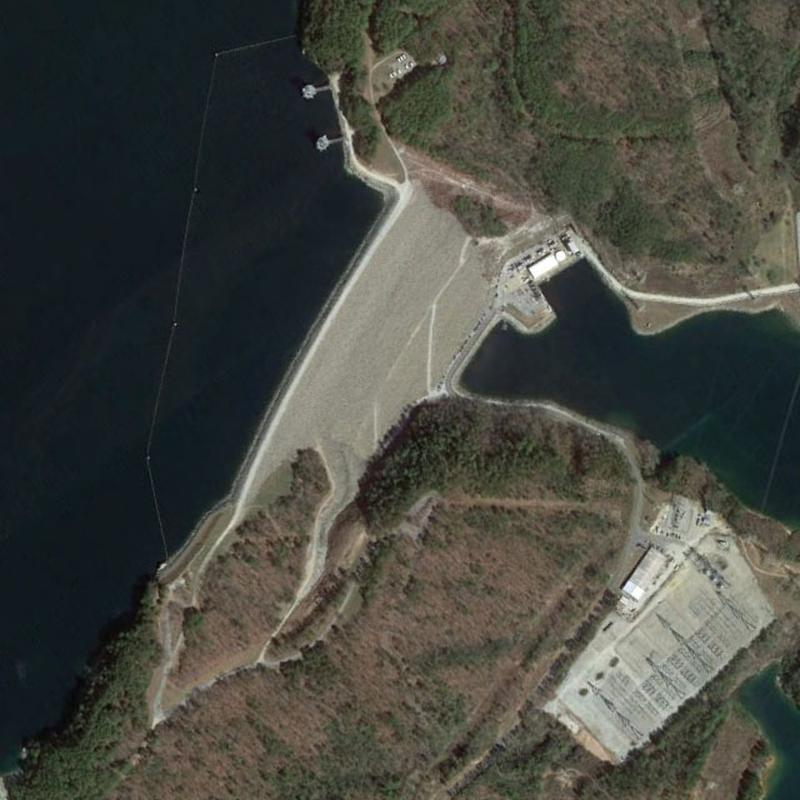
#> input picture project/sample_images/00228.jpg, 800 x 800 px
$ python -i preprocessing.py   (imports and definitions only)
#> lines starting #> are read from the running program, lines starting #| are printed output that depends on the picture
#> further down, picture is the input picture: shape (800, 800, 3); mean B, G, R 65, 72, 70.7
"""
preprocessing.py
-----------------
Image enhancement primitives used before YOLO inference:
  * CLAHE (Contrast Limited Adaptive Histogram Equalization)
  * Wiener Filter (frequency-domain denoising)

Each function takes and returns a numpy BGR (OpenCV-style) uint8 image
and never raises on malformed input -- it returns the original image
with a logged warning instead, so the Streamlit app never crashes.
"""

import cv2
import numpy as np
from scipy.signal import convolve2d


# [18 lines left out: function _wiener2, not called in this run]


def apply_clahe(image: np.ndarray, clip_limit: float = 2.0, tile_grid_size: int = 8,
                 alpha: float = 1.15, beta: int = 5) -> np.ndarray:
    """Apply CLAHE on the luminance channel of the image (LAB color space)
    to boost local contrast, followed by a slight linear contrast/brightness
    boost (alpha/beta), exactly matching the training-time `enhance_image`
    function from the Colab notebook.
    """
#> called with clip_limit = 2, tile_grid_size = 8, alpha = 1.15, beta = 5
    try:
        lab = cv2.cvtColor(image, cv2.COLOR_BGR2LAB)
#> lab: shape (800, 800, 3); mean of channels 0, 1, 2 75.1, 126.3, 131.6
        l_channel, a_channel, b_channel = cv2.split(lab)
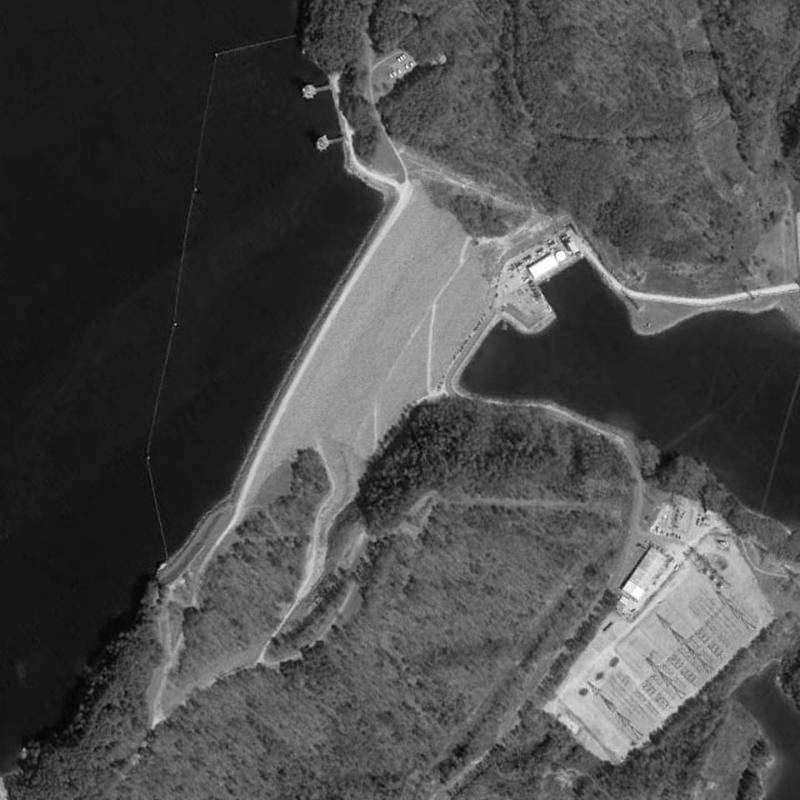
#> l_channel: shape (800, 800); min 0, max 255, mean 75.1
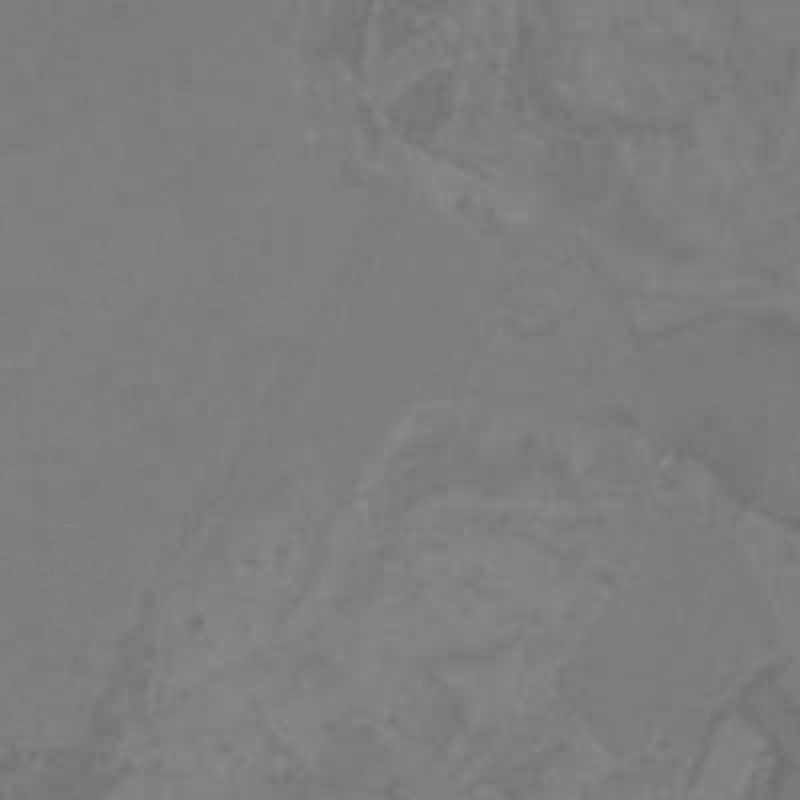
#> a_channel: shape (800, 800); min 111, max 139, mean 126.3

        clahe = cv2.createCLAHE(clipLimit=clip_limit, tileGridSize=(tile_grid_size, tile_grid_size))
        l_enhanced = clahe.apply(l_channel)
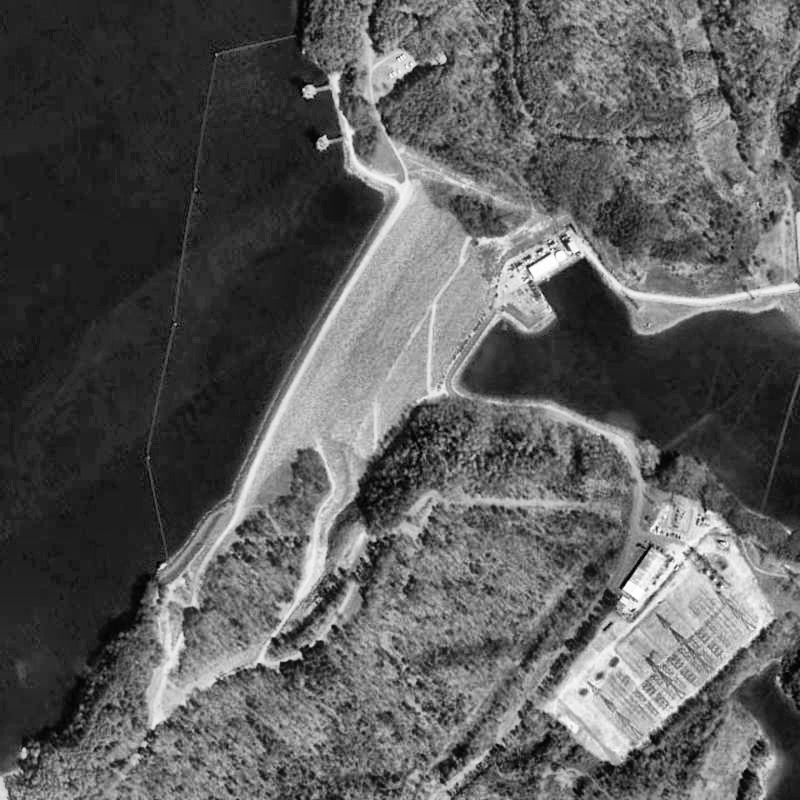
#> l_enhanced: shape (800, 800); min 0, max 255, mean 91.2

        enhanced = cv2.merge((l_enhanced, a_channel, b_channel))
#> enhanced: shape (800, 800, 3); mean of channels 0, 1, 2 91.2, 126.3, 131.6
        enhanced = cv2.cvtColor(enhanced, cv2.COLOR_LAB2BGR)
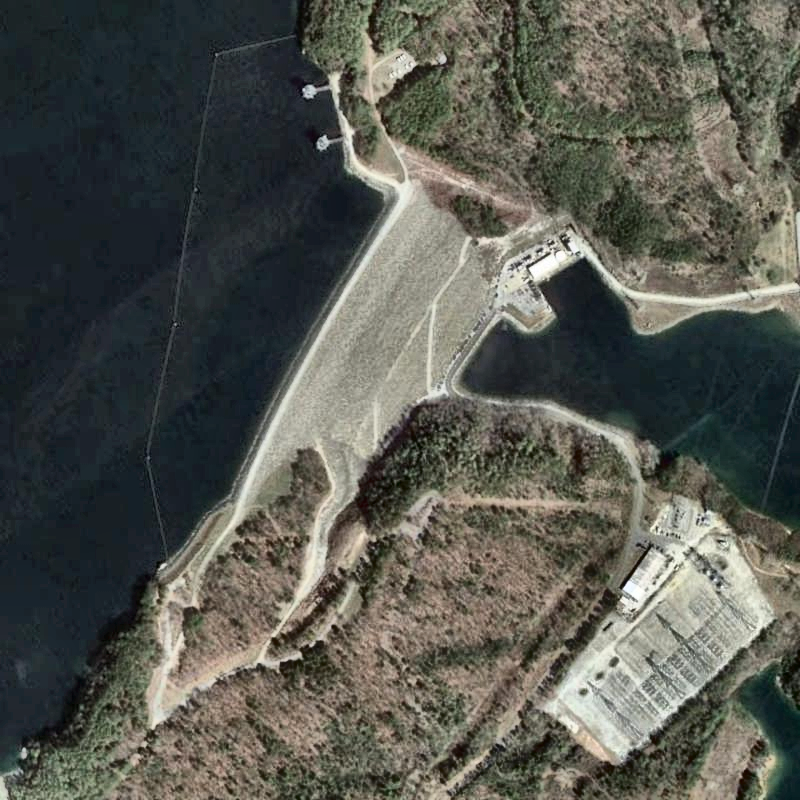
#> enhanced: shape (800, 800, 3); mean B, G, R 80.3, 87.5, 86.2
        enhanced = cv2.convertScaleAbs(enhanced, alpha=alpha, beta=beta)
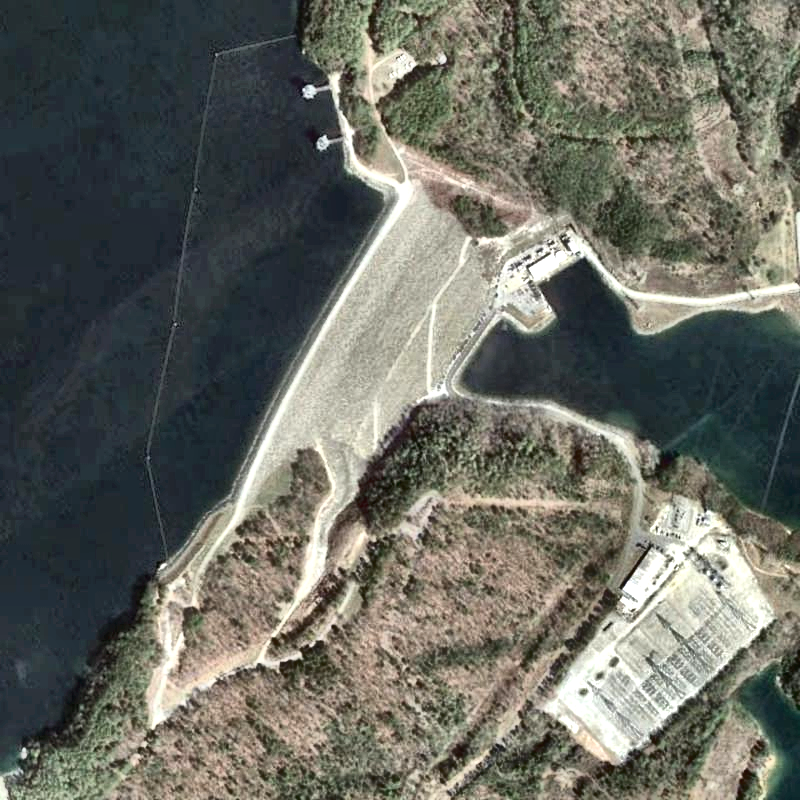
#> enhanced: shape (800, 800, 3); mean B, G, R 97.2, 105.4, 103.9
        return enhanced
    except Exception:
        return image


# [43 lines left out: functions apply_wiener_filter, run_preprocessing_pipeline, not called in this run]

>>> import cv2
>>> picture = cv2.imread('../sample_images/00228.jpg')
>>> result = apply_clahe(picture)

$ run again, on project/sample_images/00236.jpg
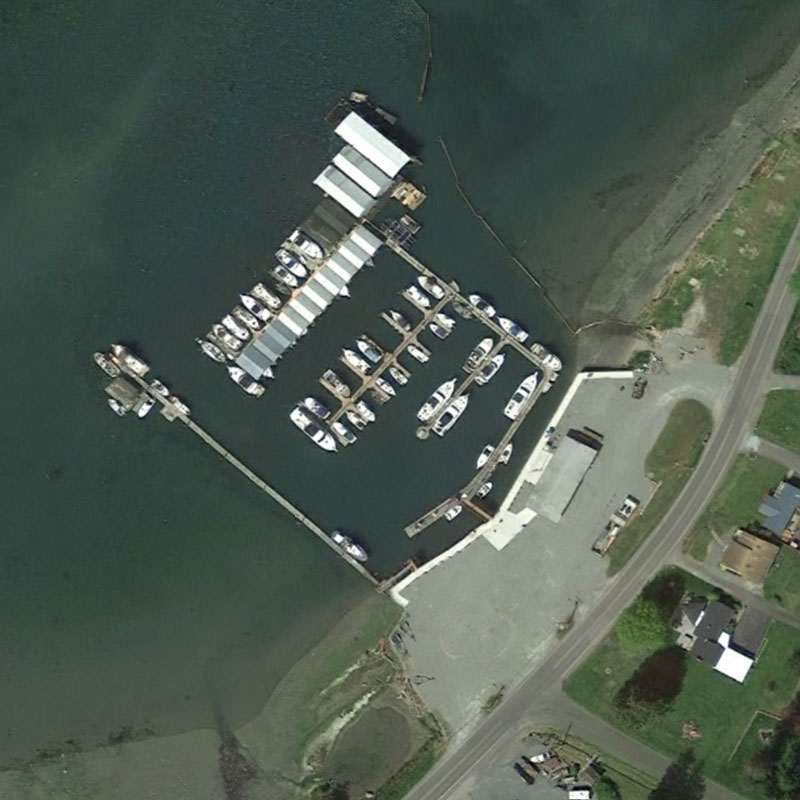
#> input picture project/sample_images/00236.jpg, 800 x 800 px
#> picture is the input picture: shape (800, 800, 3); mean B, G, R 81.8, 92.4, 79.5
#> lab: shape (800, 800, 3); mean of channels 0, 1, 2 95.5, 120.7, 132.4
#> in apply_clahe, `l_channel, a_channel, b_channel = cv2.split(lab)`:
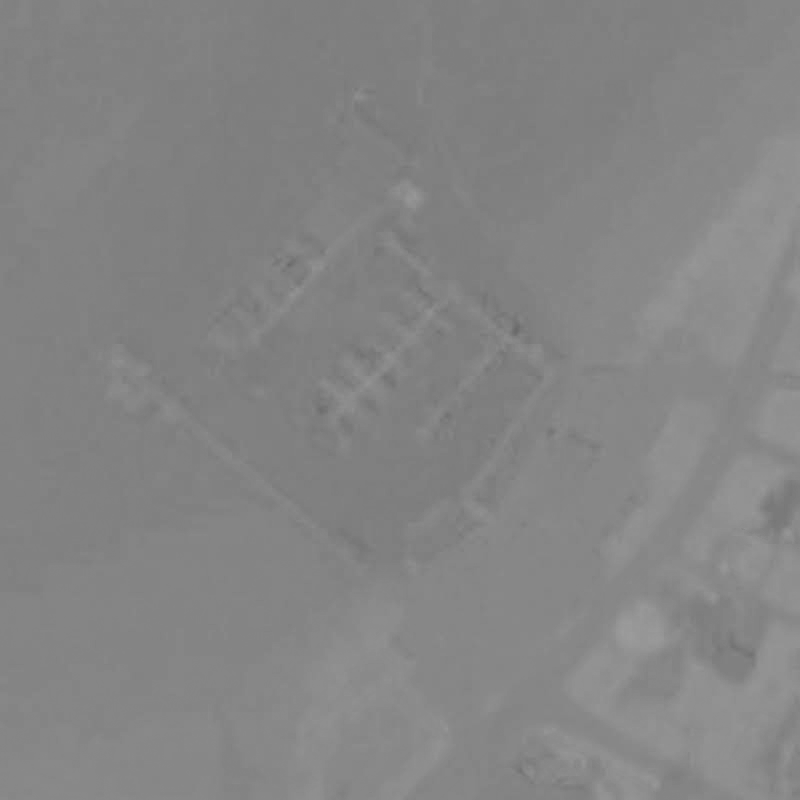
#> b_channel: shape (800, 800); min 103, max 156, mean 132.4
#> in apply_clahe, `enhanced = cv2.convertScaleAbs(enhanced, alpha=alpha, beta=beta)`:
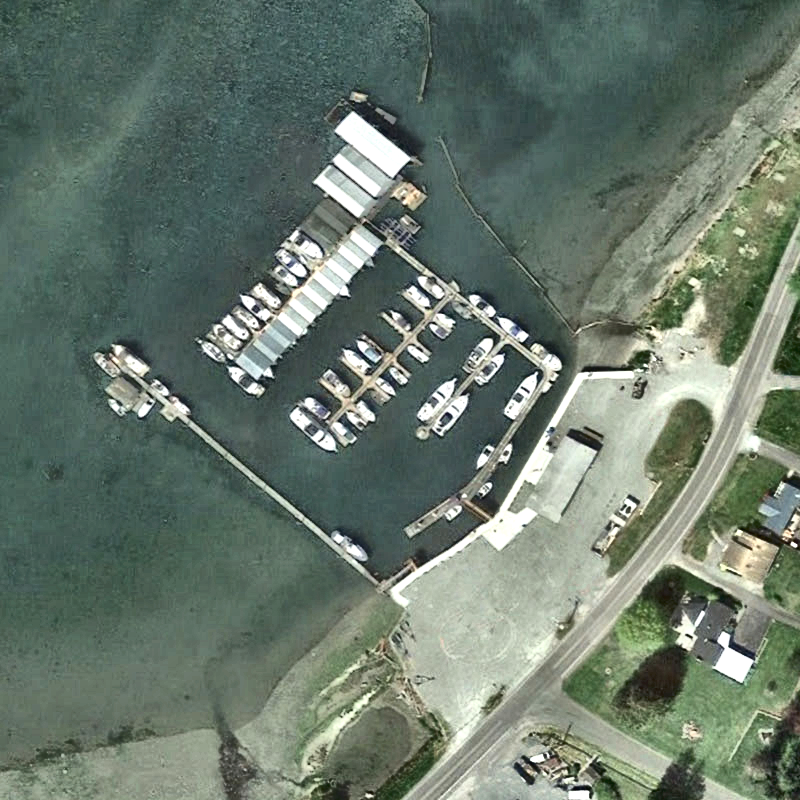
#> enhanced: shape (800, 800, 3); mean B, G, R 108.5, 120.9, 105.9

$ run again, on project/sample_images/00242.jpg
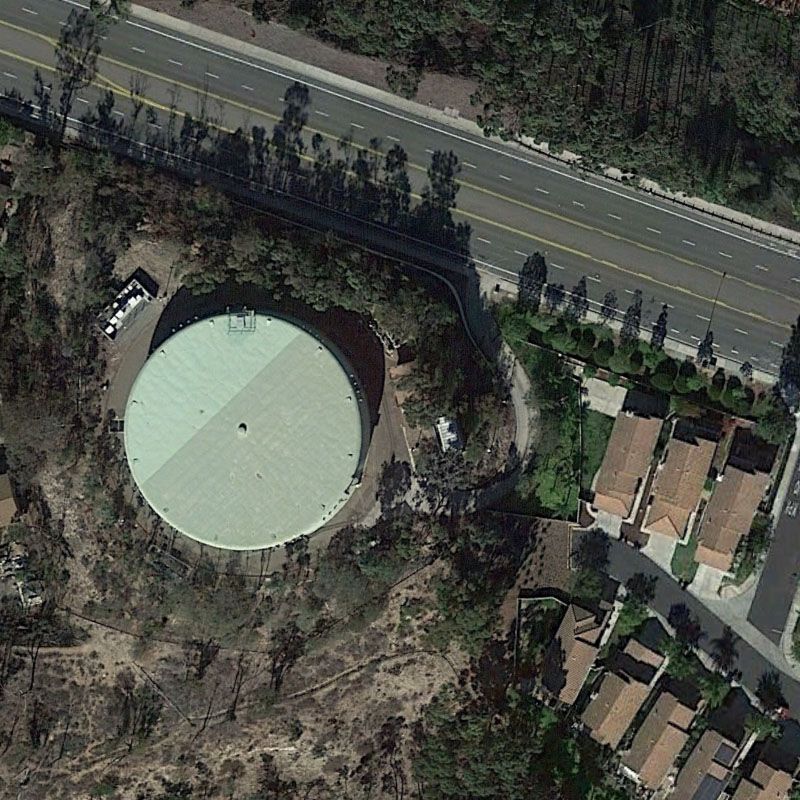
#> input picture project/sample_images/00242.jpg, 800 x 800 px
#> picture is the input picture: shape (800, 800, 3); mean B, G, R 68.9, 76.4, 74.8
#> lab: shape (800, 800, 3); mean of channels 0, 1, 2 79.8, 126, 132.1
#> in apply_clahe, `l_enhanced = clahe.apply(l_channel)`:
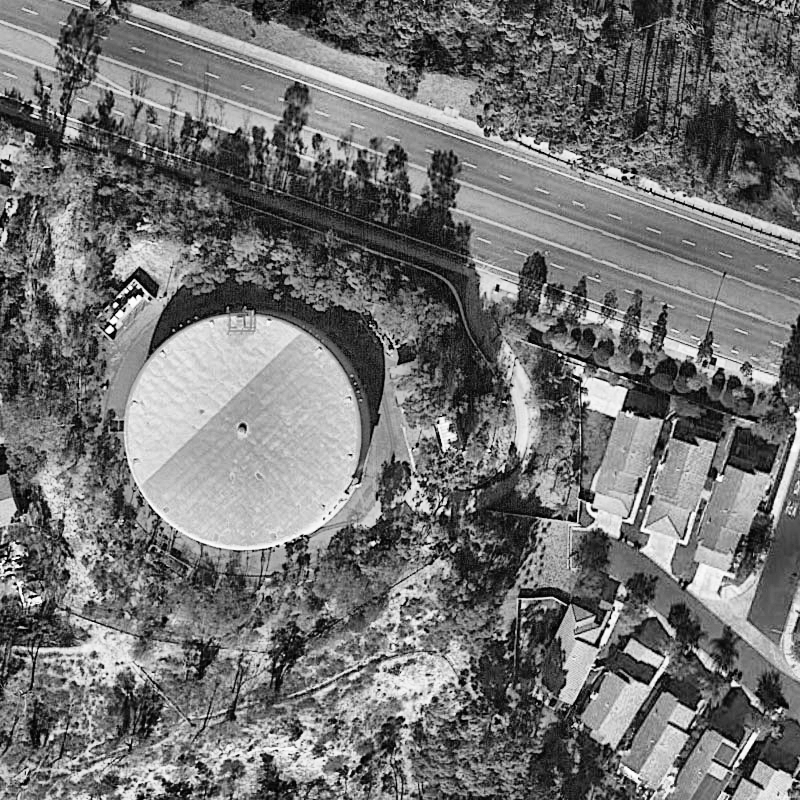
#> l_enhanced: shape (800, 800); min 0, max 255, mean 115.2
#> in apply_clahe, `enhanced = cv2.convertScaleAbs(enhanced, alpha=alpha, beta=beta)`:
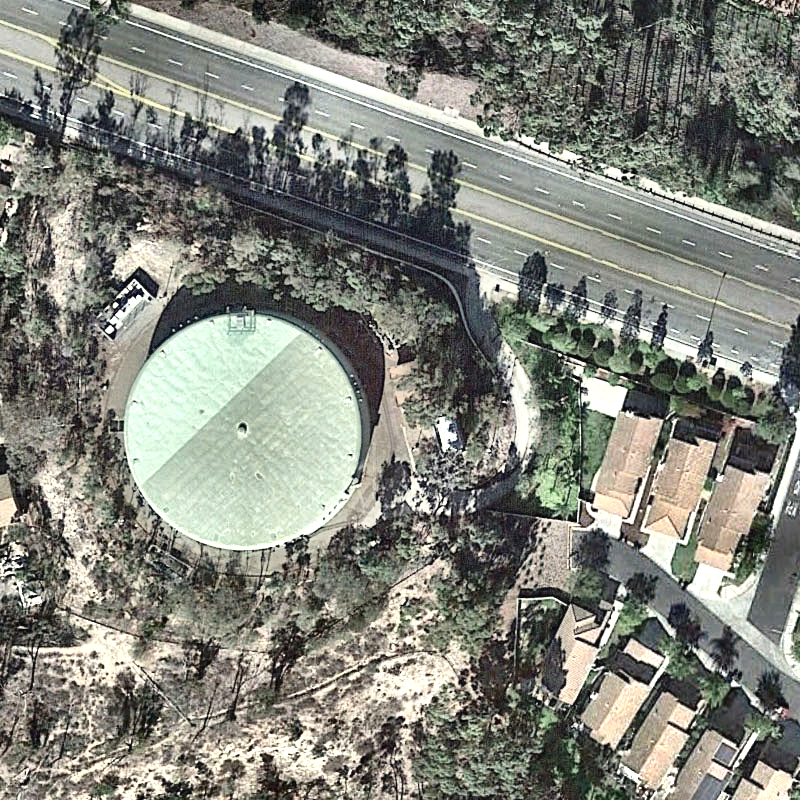
#> enhanced: shape (800, 800, 3); mean B, G, R 122.9, 131.8, 129.9

$ run again, on project/sample_images/00244.jpg
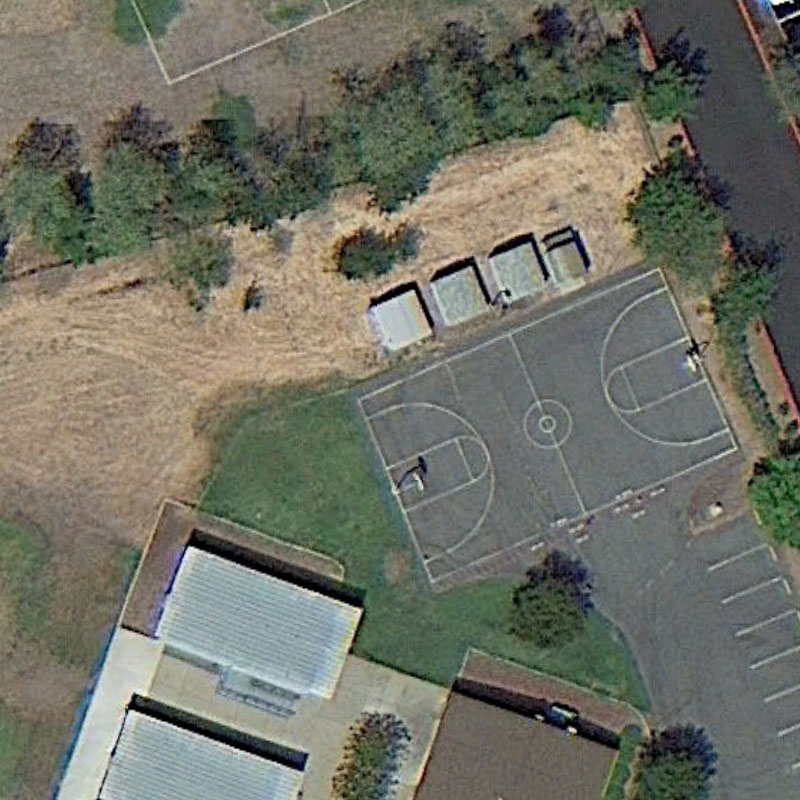
#> input picture project/sample_images/00244.jpg, 800 x 800 px
#> picture is the input picture: shape (800, 800, 3); mean B, G, R 101.1, 113.2, 111.7
#> lab: shape (800, 800, 3); mean of channels 0, 1, 2 119.7, 125.2, 134.6
#> in apply_clahe, `l_enhanced = clahe.apply(l_channel)`:
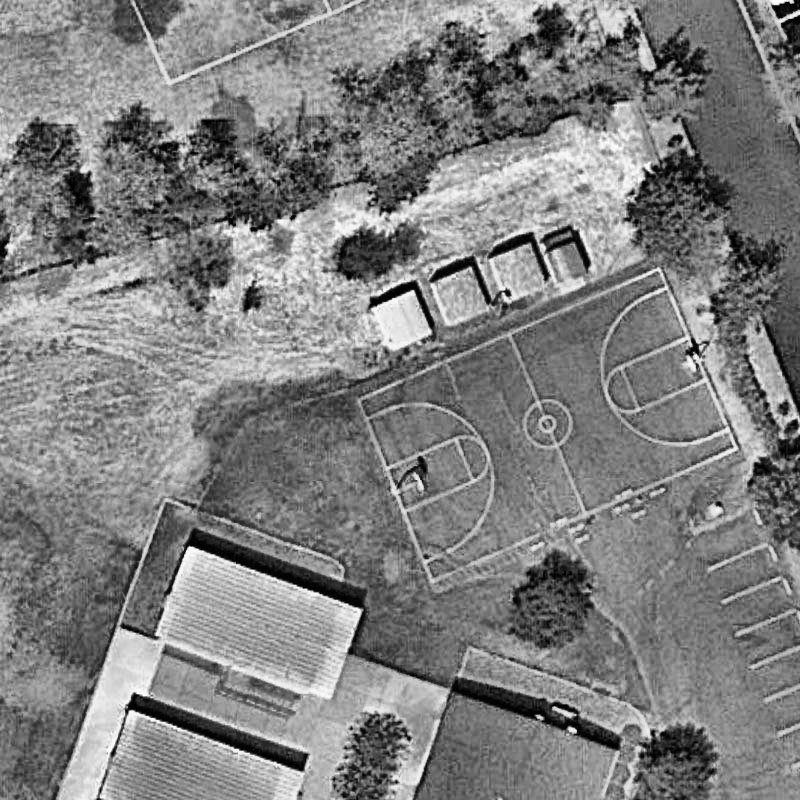
#> l_enhanced: shape (800, 800); min 0, max 255, mean 127.8
#> in apply_clahe, `enhanced = cv2.convertScaleAbs(enhanced, alpha=alpha, beta=beta)`:
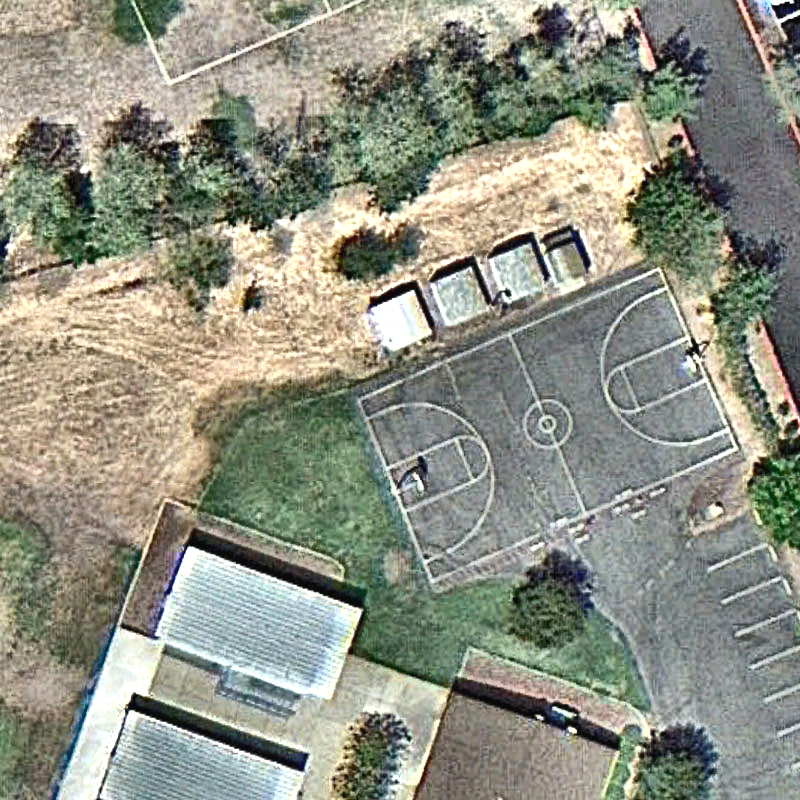
#> enhanced: shape (800, 800, 3); mean B, G, R 130.8, 144.9, 142.8
